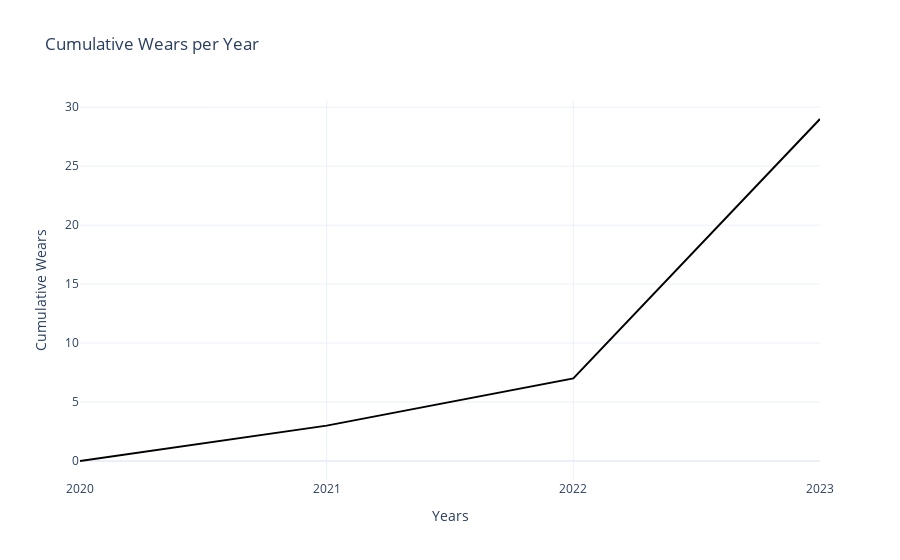

The notebook cell this image was saved under:
### Code cell
# meh I didn't like having both on the same plot actually
# have mL remaining visualized as a bottle colored in
plot_wears(plot_df,starting_ml)

### Figure 1 — Plotly figure (JSON) as saved in the notebook; plotly's stock layout.template omitted (floating-point values rounded to 4 significant figures)
{"data": [{"hovertemplate": "Years=%{x}<br>Cumulative Wears=%{y}<extra></extra>", "legendgroup": "", "line": {"color": "black", "dash": "solid"}, "marker": {"symbol": "circle"}, "mode": "lines", "name": "", "orientation": "v", "showlegend": false, "type": "scatter", "x": [2020, 2021, 2022, 2023], "xaxis": "x", "y": [0, 3, 7, 29], "yaxis": "y"}], "layout": {"legend": {"tracegroupgap": 0}, "title": {"text": "Cumulative Wears per Year"}, "xaxis": {"anchor": "y", "domain": [0, 1], "tickmode": "linear", "ticktext": [2020, 2021, 2022, 2023], "tickvals": [2020, 2021, 2022, 2023], "title": {"text": "Years"}}, "yaxis": {"anchor": "x", "domain": [0, 1], "title": {"text": "Cumulative Wears"}}}}
